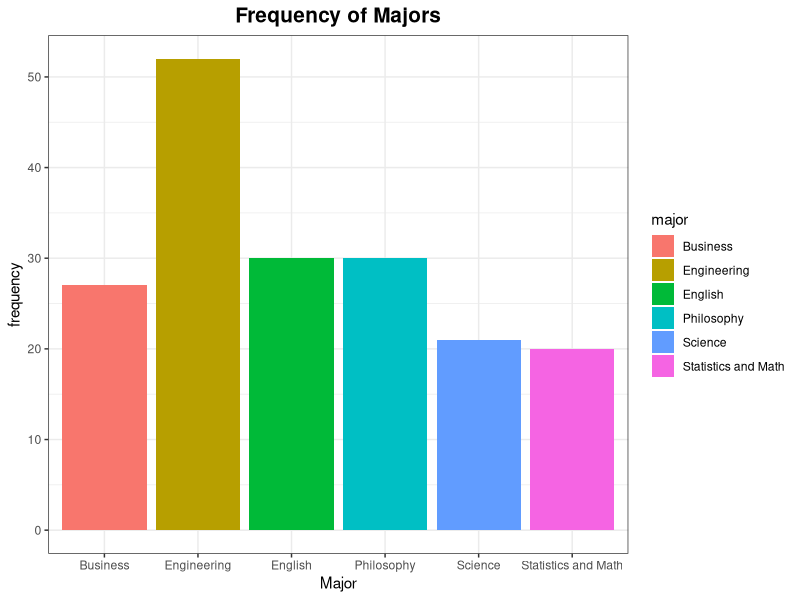
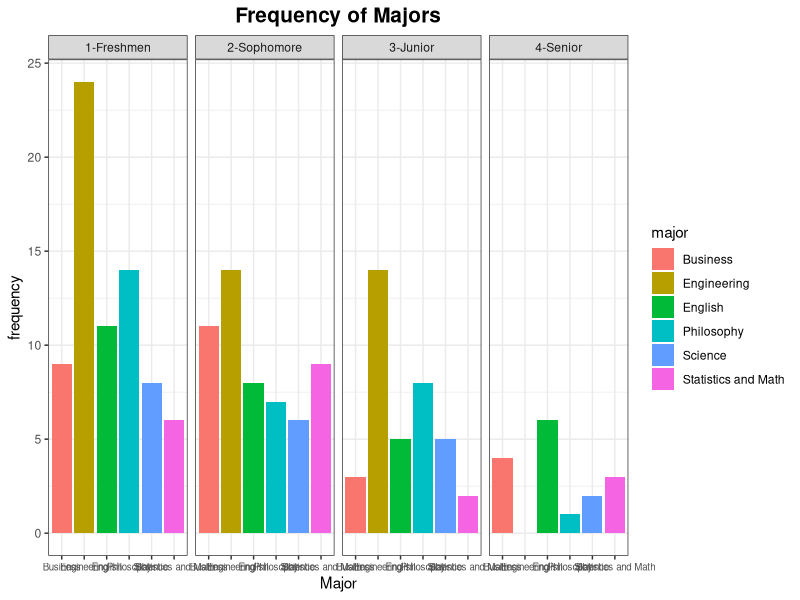
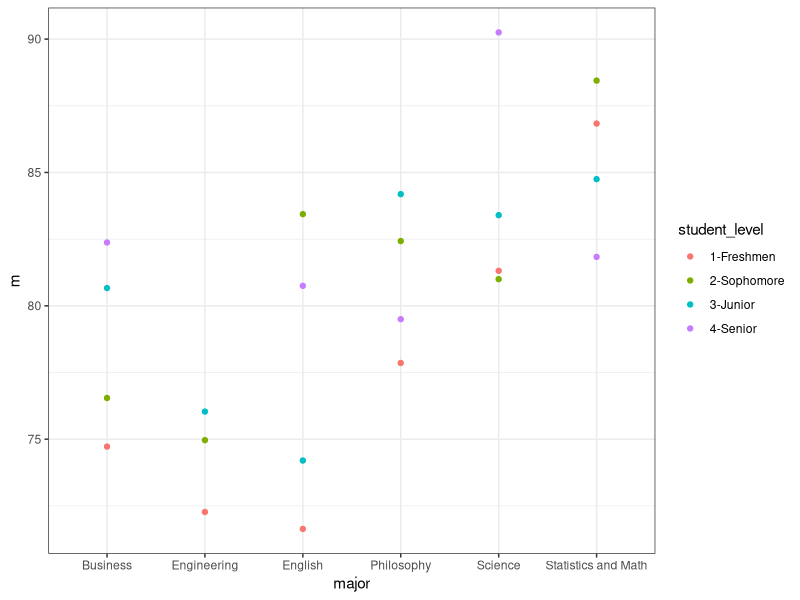

Write R code to recreate these figures, in order.
## ---- chunk 1
library(tidyverse)
setwd("/cloud/project/content/post/2022-04-25-an-interview-test")
## ---- chunk 2
assignments_df = read.csv('assignments.csv')
grades_df = read.csv('grades.csv')
students_df = read.csv('students.csv')
## ---- chunk 3
length(unique(students_df$student_id))
## ---- chunk 4
students_df %>% 
  group_by(major) %>% 
  summarise(count = n())
## ---- chunk 5
students_df %>% 
  group_by(major,student_level) %>% 
  summarise(count = n())
## ---- chunk 6
students_df %>% 
  group_by(major,student_level) %>% 
  summarise(count = n()) %>% 
  ungroup() %>% 
  filter(count == min(count))
## ---- chunk 7
students_df %>% 
  group_by(major) %>% 
  summarise(count = n()) %>% 
  ggplot(aes(x = major, y = count, fill = major)) +
  geom_bar(stat = 'identity') +
  labs(x = 'Major', y = 'frequency', title = 'Frequency of Majors') +
  theme_bw() +
  theme(plot.title = element_text(hjust = 0.5, size = 15, face = 'bold')) 

## ---- chunk 8
students_df %>% 
  group_by(student_level, major) %>% 
  summarise(count = n()) %>% 
  ggplot(aes(x = major, y = count, fill = major)) +
  geom_bar(stat = 'identity') +
  facet_grid(.~ student_level) +
  labs(x = 'Major', y = 'frequency', title = 'Frequency of Majors') +
  theme_bw() +
  theme(plot.title = element_text(hjust = 0.5, size = 15, face = 'bold'),
        axis.text.x = element_text(size = 7)) 
## ---- chunk 9
gs_df = students_df %>% 
  left_join(grades_df, by = 'student_id')
## ---- chunk 10
tmp_df = gs_df %>% 
  filter(major == 'English', assignment_id == 1)  %>% 
  filter(numeric_grade == min(numeric_grade))
## ---- chunk 11
gs_df %>% 
  filter(student_level == '3-Junior',major == 'Engineering') %>% 
  group_by(assignment_id) %>% 
  summarise(m = mean(numeric_grade)) %>% 
  ungroup() %>% 
  filter(m == max(m))
## ---- chunk 12
gs_df  %>% 
  filter(major == 'Statistics and Math') %>% 
  group_by(student_level) %>% 
  summarise(m = mean(numeric_grade)) %>% 
  ungroup() %>% 
  filter(m == max(m))
## ---- chunk 13
complete_df = gs_df %>% 
  left_join(assignments_df,by = 'assignment_id')
## ---- chunk 14
viz_1_df = complete_df %>% 
  filter(assignment_category == 'Exam') %>% 
  group_by(major,student_level) %>% 
  summarize(m = mean(numeric_grade))  %>% 
  ungroup()


viz_1_df %>% 
  ggplot(aes(x = major, y = m,color = student_level)) +
  geom_point() +
  theme_bw()
